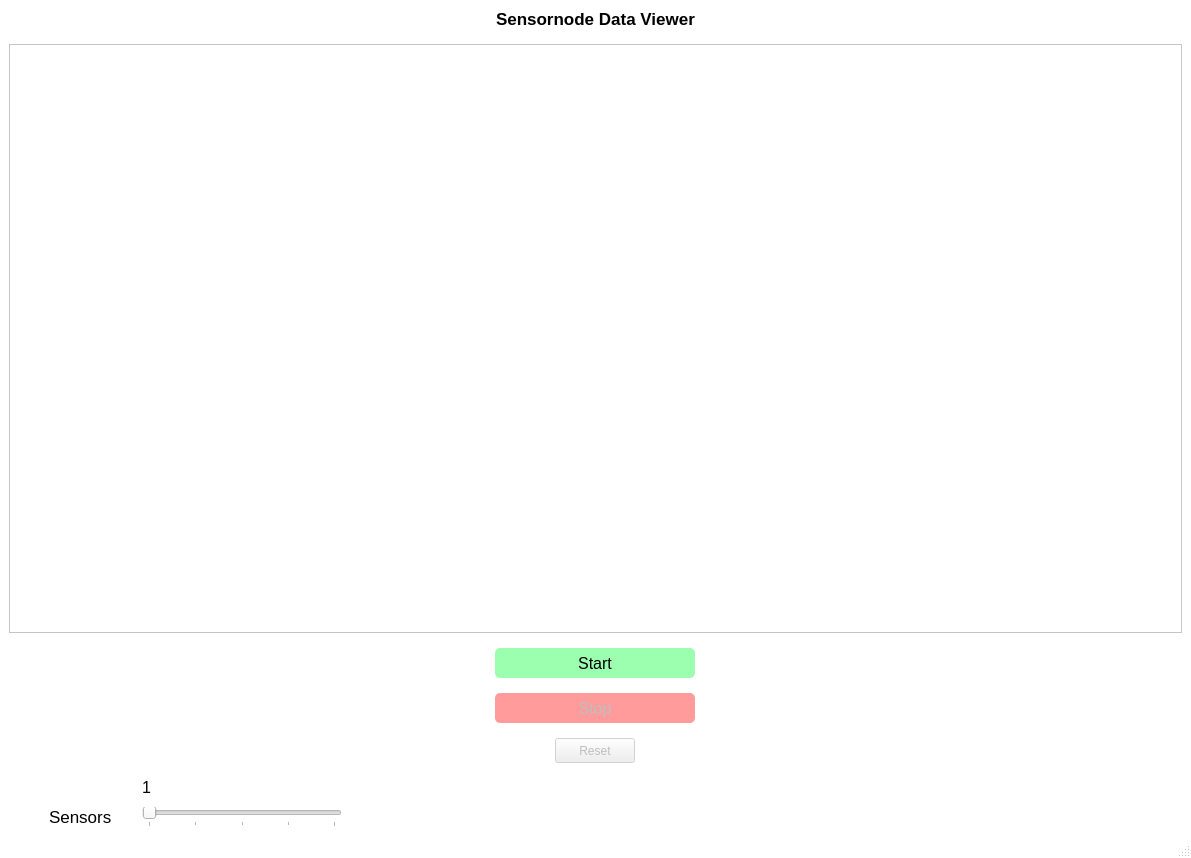
<?xml version="1.0" encoding="UTF-8"?>
<ui version="4.0">
 <class>MainWindow</class>
 <widget class="QMainWindow" name="MainWindow">
  <property name="geometry">
   <rect>
    <x>0</x>
    <y>0</y>
    <width>1191</width>
    <height>858</height>
   </rect>
  </property>
  <property name="sizePolicy">
   <sizepolicy hsizetype="Expanding" vsizetype="Expanding">
    <horstretch>0</horstretch>
    <verstretch>0</verstretch>
   </sizepolicy>
  </property>
  <property name="palette">
   <palette>
    <active>
     <colorrole role="Base">
      <brush brushstyle="SolidPattern">
       <color alpha="255">
        <red>255</red>
        <green>255</green>
        <blue>255</blue>
       </color>
      </brush>
     </colorrole>
     <colorrole role="Window">
      <brush brushstyle="SolidPattern">
       <color alpha="255">
        <red>255</red>
        <green>255</green>
        <blue>255</blue>
       </color>
      </brush>
     </colorrole>
    </active>
    <inactive>
     <colorrole role="Base">
      <brush brushstyle="SolidPattern">
       <color alpha="255">
        <red>255</red>
        <green>255</green>
        <blue>255</blue>
       </color>
      </brush>
     </colorrole>
     <colorrole role="Window">
      <brush brushstyle="SolidPattern">
       <color alpha="255">
        <red>255</red>
        <green>255</green>
        <blue>255</blue>
       </color>
      </brush>
     </colorrole>
    </inactive>
    <disabled>
     <colorrole role="Base">
      <brush brushstyle="SolidPattern">
       <color alpha="255">
        <red>255</red>
        <green>255</green>
        <blue>255</blue>
       </color>
      </brush>
     </colorrole>
     <colorrole role="Window">
      <brush brushstyle="SolidPattern">
       <color alpha="255">
        <red>255</red>
        <green>255</green>
        <blue>255</blue>
       </color>
      </brush>
     </colorrole>
    </disabled>
   </palette>
  </property>
  <property name="windowTitle">
   <string>Sensornode Data</string>
  </property>
  <widget class="QWidget" name="centralwidget">
   <layout class="QGridLayout" name="gridLayout_2">
    <item row="0" column="1">
     <layout class="QGridLayout" name="gridLayout">
      <property name="spacing">
       <number>15</number>
      </property>
      <item row="3" column="0" alignment="Qt::AlignHCenter">
       <widget class="QPushButton" name="bu_stop">
        <property name="enabled">
         <bool>false</bool>
        </property>
        <property name="sizePolicy">
         <sizepolicy hsizetype="Expanding" vsizetype="Fixed">
          <horstretch>0</horstretch>
          <verstretch>0</verstretch>
         </sizepolicy>
        </property>
        <property name="minimumSize">
         <size>
          <width>200</width>
          <height>30</height>
         </size>
        </property>
        <property name="maximumSize">
         <size>
          <width>200</width>
          <height>16777215</height>
         </size>
        </property>
        <property name="font">
         <font>
          <pointsize>12</pointsize>
         </font>
        </property>
        <property name="styleSheet">
         <string notr="true">background-color: rgb(255, 155, 155);
border-radius: 5px;
</string>
        </property>
        <property name="text">
         <string>Stop</string>
        </property>
       </widget>
      </item>
      <item row="2" column="0" alignment="Qt::AlignHCenter">
       <widget class="QPushButton" name="bu_start">
        <property name="sizePolicy">
         <sizepolicy hsizetype="Expanding" vsizetype="Fixed">
          <horstretch>0</horstretch>
          <verstretch>0</verstretch>
         </sizepolicy>
        </property>
        <property name="minimumSize">
         <size>
          <width>200</width>
          <height>30</height>
         </size>
        </property>
        <property name="maximumSize">
         <size>
          <width>200</width>
          <height>16777215</height>
         </size>
        </property>
        <property name="baseSize">
         <size>
          <width>200</width>
          <height>0</height>
         </size>
        </property>
        <property name="font">
         <font>
          <pointsize>12</pointsize>
          <weight>50</weight>
          <bold>false</bold>
         </font>
        </property>
        <property name="styleSheet">
         <string notr="true">background-color: rgb(155, 255, 175);
border-radius: 5px;

</string>
        </property>
        <property name="text">
         <string>Start</string>
        </property>
       </widget>
      </item>
      <item row="0" column="0" alignment="Qt::AlignHCenter">
       <widget class="QLabel" name="label_2">
        <property name="font">
         <font>
          <pointsize>13</pointsize>
          <weight>75</weight>
          <bold>true</bold>
         </font>
        </property>
        <property name="text">
         <string>Sensornode Data Viewer</string>
        </property>
       </widget>
      </item>
      <item row="6" column="0" rowspan="2">
       <layout class="QFormLayout" name="formLayout">
        <property name="labelAlignment">
         <set>Qt::AlignCenter</set>
        </property>
        <property name="horizontalSpacing">
         <number>30</number>
        </property>
        <property name="verticalSpacing">
         <number>10</number>
        </property>
        <property name="leftMargin">
         <number>40</number>
        </property>
        <item row="2" column="1">
         <widget class="QLabel" name="slider_value">
          <property name="font">
           <font>
            <pointsize>12</pointsize>
           </font>
          </property>
          <property name="text">
           <string>1</string>
          </property>
         </widget>
        </item>
        <item row="3" column="0">
         <widget class="QLabel" name="label">
          <property name="font">
           <font>
            <pointsize>13</pointsize>
           </font>
          </property>
          <property name="text">
           <string>Sensors</string>
          </property>
         </widget>
        </item>
        <item row="3" column="1">
         <widget class="QSlider" name="sensors_slider">
          <property name="sizePolicy">
           <sizepolicy hsizetype="Expanding" vsizetype="Expanding">
            <horstretch>0</horstretch>
            <verstretch>0</verstretch>
           </sizepolicy>
          </property>
          <property name="maximumSize">
           <size>
            <width>200</width>
            <height>16777215</height>
           </size>
          </property>
          <property name="minimum">
           <number>1</number>
          </property>
          <property name="maximum">
           <number>5</number>
          </property>
          <property name="pageStep">
           <number>1</number>
          </property>
          <property name="orientation">
           <enum>Qt::Horizontal</enum>
          </property>
          <property name="tickPosition">
           <enum>QSlider::TicksBelow</enum>
          </property>
          <property name="tickInterval">
           <number>1</number>
          </property>
         </widget>
        </item>
       </layout>
      </item>
      <item row="1" column="0">
       <widget class="GraphicsLayoutWidget" name="graphicsView">
        <property name="sizePolicy">
         <sizepolicy hsizetype="Expanding" vsizetype="Expanding">
          <horstretch>0</horstretch>
          <verstretch>0</verstretch>
         </sizepolicy>
        </property>
        <property name="baseSize">
         <size>
          <width>0</width>
          <height>-27008</height>
         </size>
        </property>
        <property name="resizeAnchor">
         <enum>QGraphicsView::NoAnchor</enum>
        </property>
       </widget>
      </item>
      <item row="4" column="0" alignment="Qt::AlignHCenter">
       <widget class="QPushButton" name="bu_reset">
        <property name="enabled">
         <bool>false</bool>
        </property>
        <property name="sizePolicy">
         <sizepolicy hsizetype="Expanding" vsizetype="Expanding">
          <horstretch>0</horstretch>
          <verstretch>0</verstretch>
         </sizepolicy>
        </property>
        <property name="maximumSize">
         <size>
          <width>300</width>
          <height>25</height>
         </size>
        </property>
        <property name="text">
         <string>Reset</string>
        </property>
       </widget>
      </item>
     </layout>
    </item>
   </layout>
  </widget>
  <widget class="QStatusBar" name="statusbar"/>
 </widget>
 <customwidgets>
  <customwidget>
   <class>GraphicsLayoutWidget</class>
   <extends>QGraphicsView</extends>
   <header>pyqtgraph</header>
  </customwidget>
 </customwidgets>
 <resources/>
 <connections/>
</ui>
